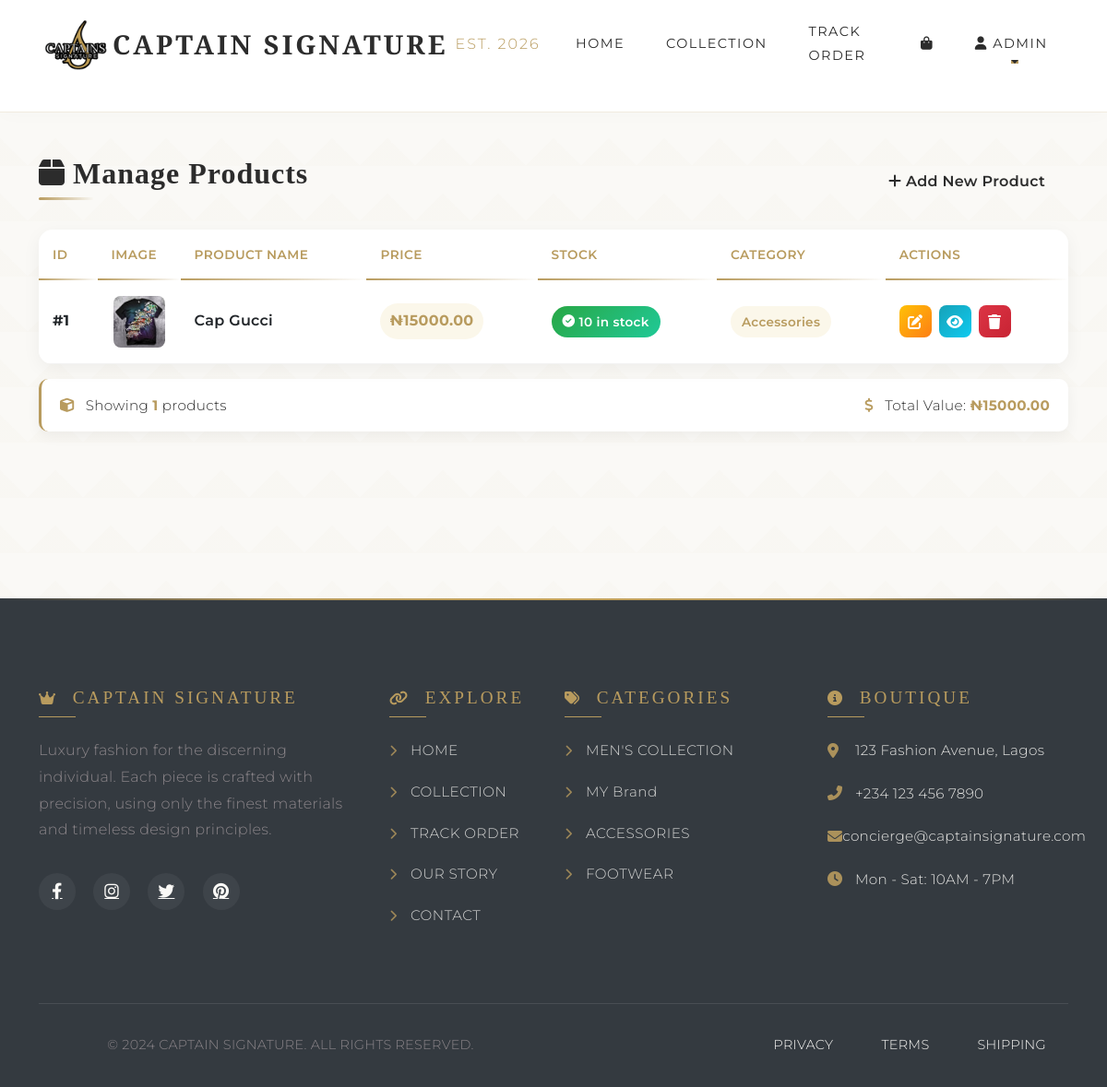
Page /admin/products (signed in) on the earlier database version.
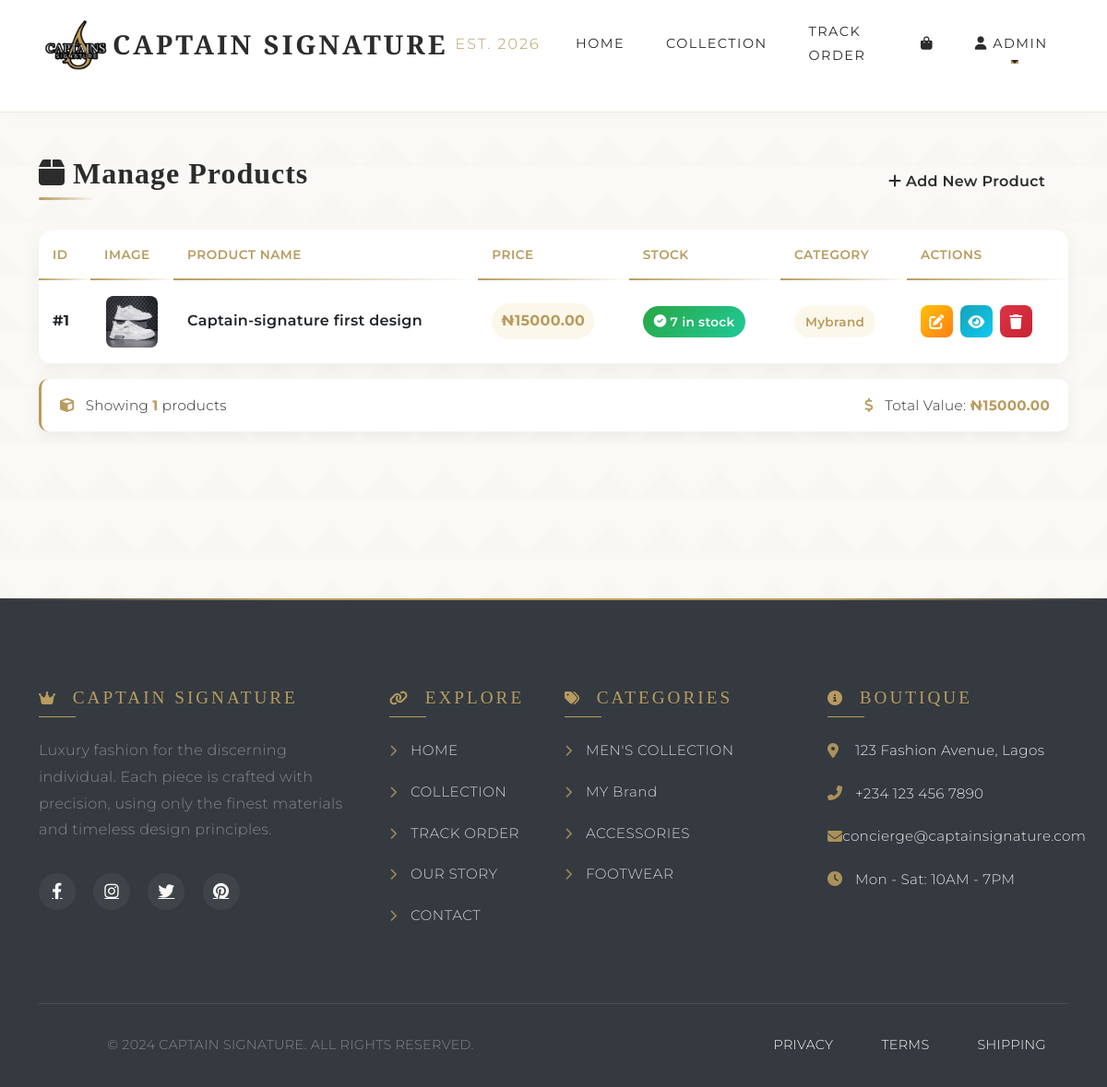
Same page on the later database version.
### models.py (models this page shows)
class Product(db.Model):
    id = db.Column(db.Integer, primary_key=True)
    name = db.Column(db.String(100), nullable=False)
    description = db.Column(db.Text, nullable=False)
    price = db.Column(db.Float, nullable=False)
    category = db.Column(db.String(50), nullable=False)
    image = db.Column(db.String(200), nullable=True)
    stock = db.Column(db.Integer, default=0)
    created_at = db.Column(db.DateTime, default=datetime.utcnow)
    order_items = db.relationship('OrderItem', backref='product', lazy=True)

### app.py (the view)
@app.route('/admin/products')
@login_required
def admin_products():
    if not current_user.is_admin:
        abort(403)
    products = Product.query.all()
    return render_template('admin_products.html', products=products)

### app.py (called while the page is built)
@app.before_request
def before_request():
    if 'cart' not in session:
        session['cart'] = {}
    try:
        cart = Cart()
        g.cart_count = cart.get_total_items()
    except Exception as e:
        print(f"Error getting cart count: {e}")
        g.cart_count = 0
    try:
        g.settings = Settings.get_settings()
    except Exception as e:
        print(f"Error getting settings: {e}")
        from types import SimpleNamespace
        g.settings = SimpleNamespace(
            delivery_fee=1500.00,
            free_delivery_threshold=0,
            currency='₦',
            site_name='Captain Signature'
        )

@login_manager.user_loader
def load_user(user_id):
    return User.query.get(int(user_id))

@app.context_processor
def inject_now():
    return {'now': datetime.now()}

### cart.py (called while the page is built)
    def get_total_items(self):
        total = 0
        for item in self.cart.values():
            if isinstance(item, dict) and 'quantity' in item:
                total += int(item['quantity'])
        return total

### templates/admin_products.html (shortened to what the changed rows need)
{% extends "base.html" %}
{% block content %}
<div class="container mt-4">
    <div class="d-flex justify-content-between align-items-center mb-4"
         data-aos="fade-down"
         data-aos-duration="800">
        <h2 class="page-title">
            <i class="fas fa-box me-2"></i>Manage Products
        </h2>
    </div>
    {% if products %}
    <div class="card product-table-card"
         data-aos="fade-up"
         data-aos-duration="1000">
        <div class="card-body p-0">
            <div class="table-responsive">
                <table class="table table-hover product-table mb-0">
                    <thead>
                        <tr>
                            <th>ID</th>
                            <th>Image</th>
                            <th>Product Name</th>
                            <th>Price</th>
                            <th>Stock</th>
                            <th>Category</th>
                            <th>Actions</th>
                        </tr>
                    </thead>
                    <tbody>
                        {% for product in products %}
                        <tr class="product-row"
                            data-aos="fade-up"
                            data-aos-duration="600"
                            data-aos-delay="{{ loop.index * 100 }}">
                            <td class="fw-bold">#{{ product.id }}</td>
                            <td class="product-image-cell">
                                <div class="product-image-wrapper">
                                    {% if product.image %}
                                        {% if product.image.startswith('http') %}
                                            <img src="{{ product.image }}"
                                                 class="product-image"
                                                 alt="{{ product.name }}">
                                        {% elif product.image.startswith('tmp:') %}
                                            {% set filename = product.image.replace('tmp:', '') %}
                                            <img src="{{ url_for('tmp_uploads', filename=filename) }}"
                                                 class="product-image"
                                                 alt="{{ product.name }}">
                                        {% elif product.image.startswith('user_uploads:') %}
                                            {% set filename = product.image.replace('user_uploads:', '') %}
                                            <img src="{{ url_for('user_uploads', filename=filename) }}"
                                                 class="product-image"
                                                 alt="{{ product.name }}">
                                        {% else %}
                                            <img src="{{ url_for('static', filename='images/products/' + product.image) }}"
                                                 class="product-image"
                                                 alt="{{ product.name }}">
                                        {% endif %}
                                    {% else %}
                                        <div class="product-image-placeholder">
                                            <i class="fas fa-image"></i>
                                        </div>
                                    {% endif %}
                                </div>
                            </td>
                            <td class="product-name">{{ product.name }}</td>
                            <td class="product-price">
                                <span class="price-tag">{{ g.settings.currency }}{{ "%.2f"|format(product.price) }}</span>
                            </td>
                            <td>
                                {% if product.stock > 0 %}
                                <span class="stock-badge in-stock">
                                    <i class="fas fa-check-circle me-1"></i>{{ product.stock }} in stock
                                </span>
                                {% else %}
                                <span class="stock-badge out-of-stock">
                                    <i class="fas fa-times-circle me-1"></i>Out of stock
                                </span>
                                {% endif %}
                            </td>
                            <td>
                                <span class="category-badge">{{ product.category|capitalize }}</span>
                            </td>
                            <td>
                                <div class="action-buttons">
                                    <a href="{{ url_for('edit_product', product_id=product.id) }}"
                                       class="btn-action btn-edit hvr-float-shadow"
                                       title="Edit Product">
                                        <i class="fas fa-edit"></i>
                                    </a>
                                    <a href="{{ url_for('product_detail', product_id=product.id) }}"
                                       class="btn-action btn-view hvr-float-shadow"
                                       title="View Product">
                                        <i class="fas fa-eye"></i>
                                    </a>
                                    <a href="{{ url_for('delete_product', product_id=product.id) }}"
                                       class="btn-action btn-delete hvr-float-shadow"
                                       onclick="return confirm('Are you sure you want to delete {{ product.name }}?')"
                                       title="Delete Product">
                                        <i class="fas fa-trash"></i>
                                    </a>
                                </div>
                            </td>
                        </tr>
                        {% endfor %}
                    </tbody>
                </table>
            </div>
        </div>
    </div>
    {% endif %}
</div>
{% endblock %}

Differences in the rows shown:
changed Product id 1: image: a different picture; name "Cap Gucci" → "Captain-signature first design"; stock "10" → "7"; category "Accessories" → "Mybrand"
